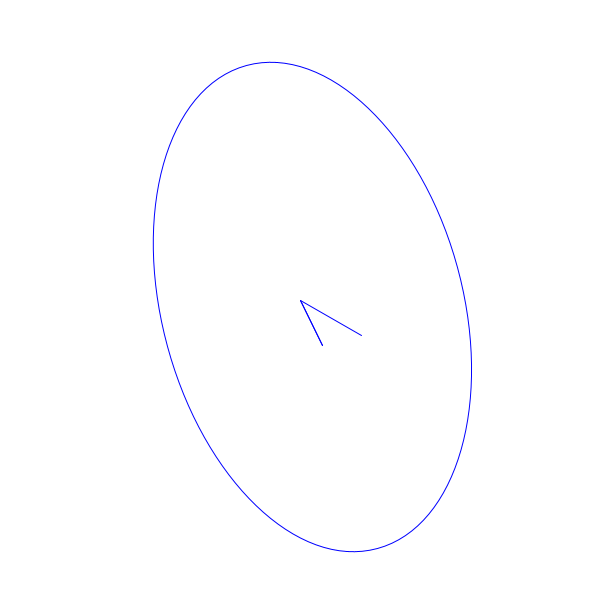
Frame 1 (no input)
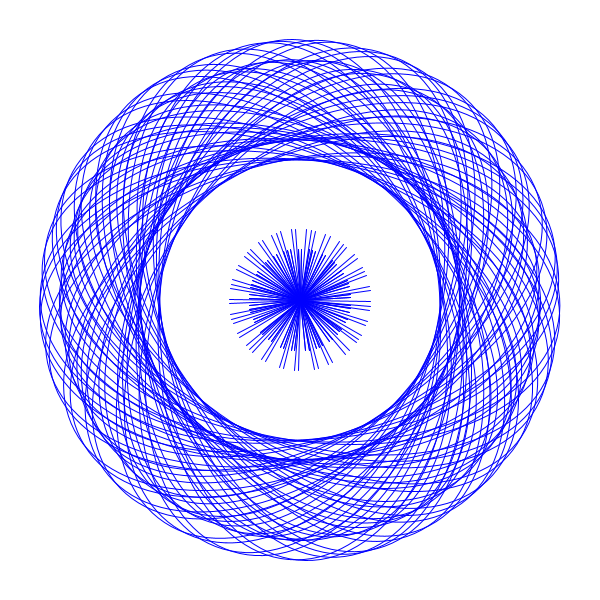
Frame 60 (the mouse pressed at the canvas centre just before this capture)
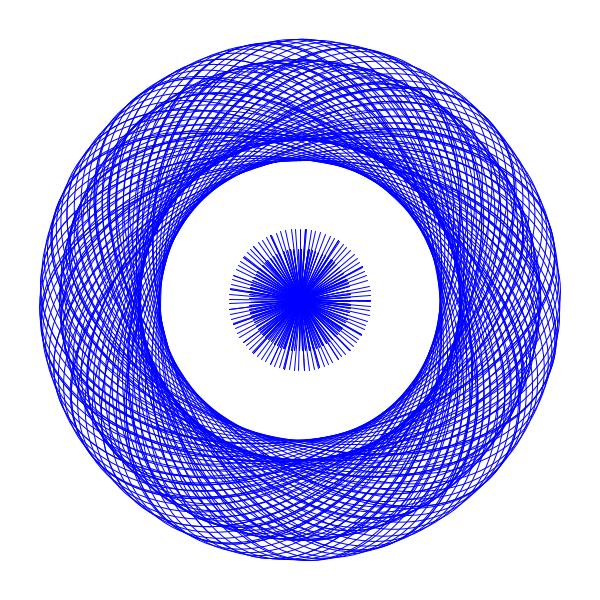
Frame 120 (the mouse held since frame 60 and released just before this capture)

The Processing sketch that drew these frames (run headless with seeded random() and noise(); from frame 60 on, the mouse is pressed at the canvas centre):

// Processing sketch: processing_167219
// ── processing_167219.pde

//import processing.pdf.*;

float x, y;
float angle = 5; 
float r = 100;
float diff = 1; 


void setup() {
  size(600, 600);
  background(255);
//beginRecord(PDF, "every.pdf");
}

void draw() {

  noFill(); 


  x = r * cos(angle); 
  y = r * sin(angle);

  strokeWeight(1); 
  stroke(0, 0, 255); 

  translate(width/2, height/2); 
  rotate(r/2); 

  ellipse(10, 10, 300, 500);
  //ellipse(10, 10, x, y);
  //ellipse(x, 0, x, 50);
  line( 0, 0, 10, 50); 
  line( 0, 0, 10, 50); 
  line( 0, 0, 50, 50); 

  angle = angle +0.5;
  r = r - diff;

  if ( r == 0 || r == 500) { 
    diff =  diff * -1;
  }
}


void keyPressed() {
  if (key == 'q') {
    endRecord();
    exit();
  }
}
